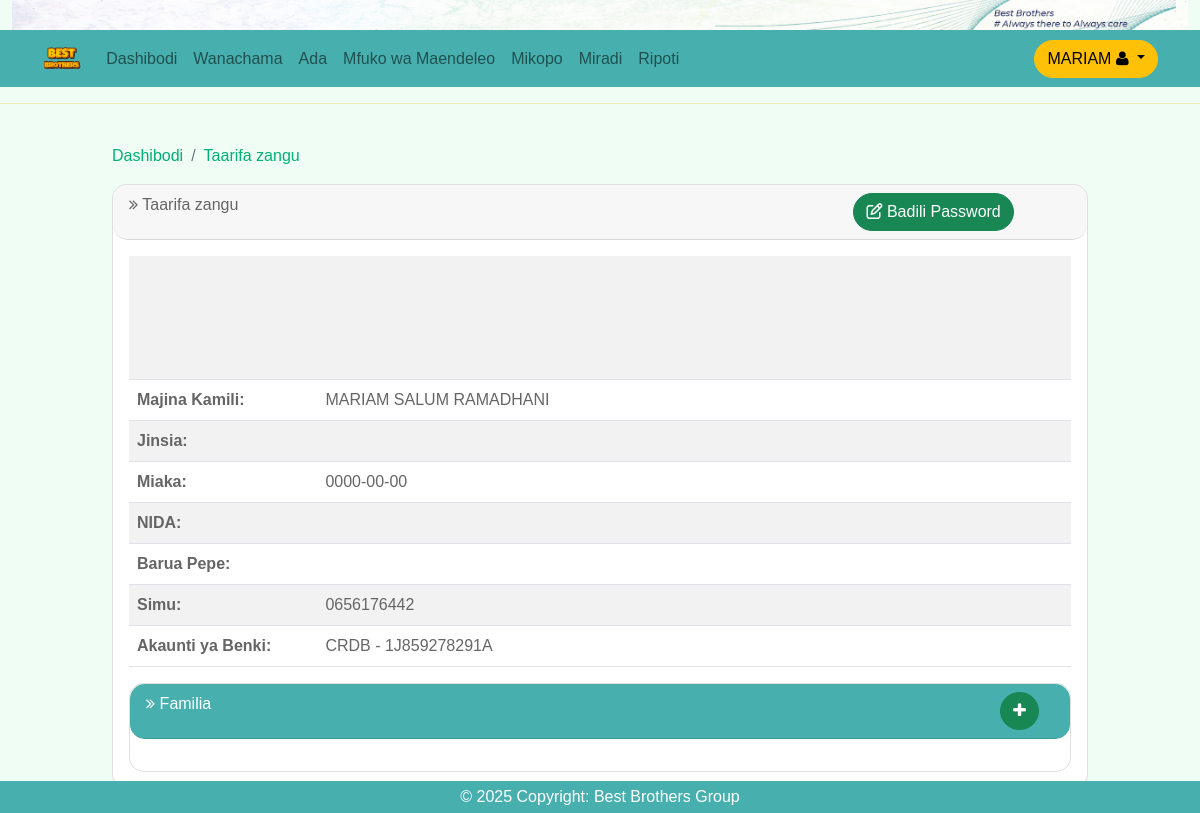
The page /index.php?p=wasifuwangu (signed in) on the database its author committed.
### tables this page shows
CREATE TABLE `members` (
  `user_id` int(11) NOT NULL,
  `fname` varchar(100) NOT NULL,
  `mname` varchar(100) NOT NULL,
  `lname` varchar(100) NOT NULL,
  `bday` date NOT NULL,
  `gender` varchar(100) NOT NULL,
  `nida` varchar(100) NOT NULL,
  `login_name` varchar(100) NOT NULL,
  `password` varchar(100) NOT NULL,
  `address` varchar(100) NOT NULL,
  `contact` varchar(100) NOT NULL,
  `email` varchar(100) NOT NULL,
  `akaunti_benki` varchar(200) NOT NULL,
  `akaunti2` varchar(200) NOT NULL,
  `previlege` varchar(100) NOT NULL,
  `passport` varchar(1000) NOT NULL
);

### index.php (called while the page is built, shortened)
<?php
     require("includes/template.php");
?>

### pages/wasifuwangu.php (the view, shortened to what this page needs)
<?php include('includes/navbar.php');
if(!$_SESSION['userId']) {
	header('location: index.php?p=login');
}else{
	$wasifuid = $_SESSION['userId'];
	}
?>
<h5></h5><hr style="color:#f9b500;" />
<div class="container-fluid">
    <div class="panel panel-default">
			<?php
				$sql="select * from members WHERE user_id = '$wasifuid' ";
				$result=mysqli_query($connect, $sql);
				while($data=mysqli_fetch_assoc($result))
				{
			?>
				<div class="panel-body">
					<div class="panel-body py-4">
						<div class="row justify-content-center align-items-center h-100">
							<div class="col-10">
								<nav aria-label="breadcrumb">
									<ol class="breadcrumb">
										<li class="breadcrumb-item"><a href="#">Dashibodi</a></li>
										<li class="breadcrumb-item"><a href="#">Taarifa zangu</a></li>
									</ol>
								</nav>
								<div class="card shadow-2-strong card-registration" style="border-radius: 15px;">
									<div class="card-header bg-default" style="border-radius: 15px;">
											<div class="row">
													<div class="col-md-4">
														<i class="fa fa-angle-double-right"></i>	Taarifa zangu
													</div>
													<div class="offset-md-5 col-md-3">
														<div class="input-group">
																<button class="btn btn-success rounded-pill" type="button" data-bs-toggle="modal" data-bs-target="#changepassword">
																	<i class="fa fa-edit"></i> Badili Password
																</button>
														</div>
													</div>
											</div>
									</div>
									<div class="card-body">
									<table class="table table-striped">
                                    	<tbody>
											<tr>
												<td style="width:150px;"></td>
												<td style="text-align:right;"><embed src="passports/<?php print $data["passport"]; ?>" type="image/jpg" width="100px" height="100px"> </embed> </td>
											</tr>
											<tr><td style="width:150px;font-weight:bold;">Majina Kamili:</td><td style="width:600px;"> <?php print $data["fname"]." ".$data["mname"]." ".$data["lname"]; ?></td></tr>
											<tr><td style="width:150px;font-weight:bold;">Jinsia: </td><td><?php print $data["gender"]; ?></td></tr>
											<tr><td style="width:150px;font-weight:bold;">Miaka: </td><td><?php print $data["bday"]; ?></td></tr>
											<tr><td style="width:150px;font-weight:bold;">NIDA: </td><td><?php print $data["nida"]; ?></td></tr>
											<tr><td style="width:150px;font-weight:bold;">Barua Pepe: </td><td><?php print $data["email"]; ?></td></tr>
											<tr><td style="width:150px;font-weight:bold;">Simu: </td><td><?php print $data["contact"]; ?></td></tr>
											<tr><td style="width:150px;font-weight:bold;">Akaunti ya Benki:</td><td><?php print $data["akaunti_benki"]; ?></td></tr>
                                      	</tbody>
                                  </table>
			<?php
				}
			?>
											<div class="card" style="border-radius: 15px;">
													<div class="card-header text-white" style="border-radius: 15px; background-color:#47B0AF">
														<div class="row">
																<div class="col-md-4">
																	<i class="fa fa-angle-double-right"></i>	Familia
																</div>
																<div class="offset-md-7 col-md-1">
																	<div class="input-group">
																			<button class="btn btn-success rounded-pill" type="button" data-bs-toggle="modal" data-bs-target="#ongezafamilia">
																				<i class="fa fa-plus"></i>
																			</button>
																	</div>
																</div>
														</div>
													</div>
														<div class="card-body">
														</div>
													</div>
										</div>
										</div>
									</div>
								</div>
							</div>
						</div>
            		</div>
    			</div>

### assets/css/custom.css (style rules this page uses)
body { background-color: #fbf2c6; }

### rows shown on the page
members: fname "MARIAM", mname "SALUM", lname "RAMADHANI", bday "0000-00-00", contact "0656176442", akaunti_benki "CRDB - 1J859278291A"

### other values the page prints
$_SESSION["userName"] "MARIAM"
